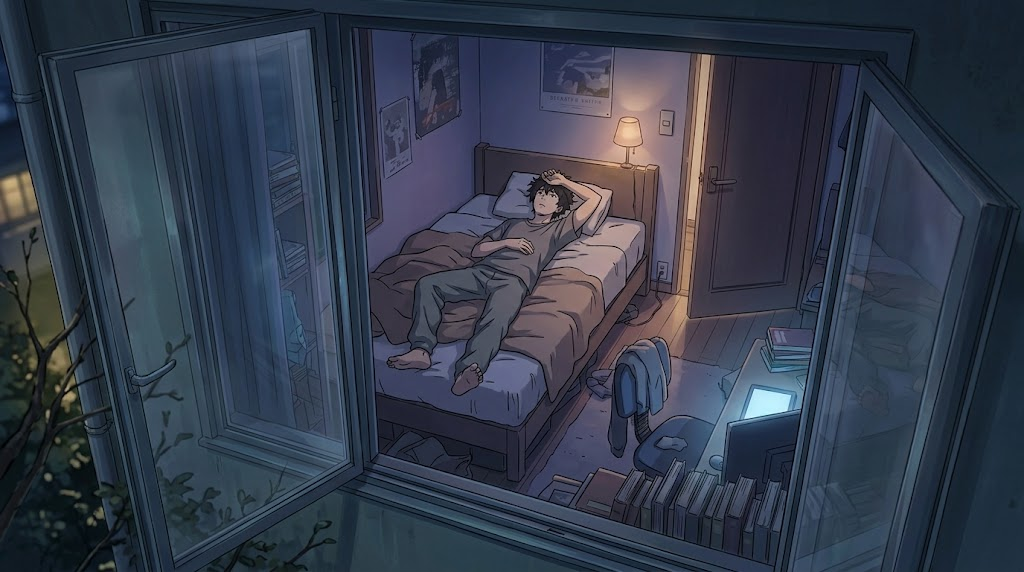
#> input picture assets/reference.png, 1024 x 572 px, found by its file name
$ python prepare_2d.py
#> lines starting #> are read from the running program, lines starting #| are printed output that depends on the picture; after the words box and inside, x2 and y2 are one past the last pixel; in counts of white or black regions, pixels touching at a corner belong together
### scripts/luminal_images.py
"""Luminal image-only client. Credentials stay outside the repository.
Never submits video generation. Async IDs and costs are persisted for safe resume.
"""
import json, os, time, uuid, urllib.request, urllib.error
from pathlib import Path
ROOT=Path(__file__).resolve().parent.parent
CONFIG=Path.home()/'.config/code-anime/luminal.json'
JOBS=ROOT/'output/2d/jobs';JOBS.mkdir(parents=True,exist_ok=True)
PRICE={'very_low':.008,'low':.03,'medium':.06,'high':.20}
CAP=15.0

def request(path, body=None, content_type=None):
 cfg=json.loads(CONFIG.read_text()); headers={'Api-Key':cfg['api_key']}
 if content_type:headers['Content-Type']=content_type
 req=urllib.request.Request(cfg['image_base_url']+path,data=body,headers=headers)
 try:
  with urllib.request.urlopen(req,timeout=90) as r:return r.status,{k.lower():v for k,v in r.headers.items()},json.loads(r.read())
 except urllib.error.HTTPError as e:
  detail=e.read().decode()[:2000]
  raise RuntimeError(f'HTTP {e.code}: {detail}') from None

def multipart(fields,files):
 boundary='----anime'+uuid.uuid4().hex;data=[]
 for k,v in fields.items():data.extend([f'--{boundary}\r\nContent-Disposition: form-data; name="{k}"\r\n\r\n{v}\r\n'.encode()])
 for k,path in files:
  p=Path(path);data.extend([f'--{boundary}\r\nContent-Disposition: form-data; name="{k}"; filename="{p.name}"\r\nContent-Type: image/png\r\n\r\n'.encode(),p.read_bytes(),b'\r\n'])
 data.append(f'--{boundary}--\r\n'.encode());return b''.join(data),'multipart/form-data; boundary='+boundary

def submit(name,image,prompt,mask=None,refs=(),quality='medium',seed=8311):
 path=JOBS/(name+'.json')
 if path.exists():return json.loads(path.read_text())
 spent=sum(j.get('reserved_usd',0) for p in JOBS.glob('*.json') for j in [json.loads(p.read_text())])
 if spent+PRICE[quality]>CAP:raise RuntimeError('Local $15 image request ceiling reached')
 files=[('image',image)]+([('mask',mask)] if mask else [])+[('reference_images',r) for r in refs]
 body,ctype=multipart({'prompt':prompt,'quality':quality,'num_images':'1','async':'true','seed':str(seed)},files)
 # Write a submitting record BEFORE POST. An uncertain network outcome is never blindly retried.
 job={'name':name,'state':'submitting','prompt':prompt,'quality':quality,'source':str(image),'mask':str(mask),'reserved_usd':PRICE[quality],'submitted_ms':int(time.time()*1000)}
 path.write_text(json.dumps(job,indent=2))
 try:status,headers,result=request('/v2/image/precise-edit/ideogram-4-5',body,ctype)
 except Exception as e:
  job['state']='submission_uncertain';job['error']=str(e);path.write_text(json.dumps(job,indent=2));raise
 job.update({'state':'pending','generation_id':result.get('generation_id') or headers.get('x-luminal-generation-id'),'response':result,'submit_headers':{k:v for k,v in headers.items() if k.lower().startswith('x-luminal')}})
 if not job['generation_id']:raise RuntimeError('Missing generation ID; reconcile record before retry')
 path.write_text(json.dumps(job,indent=2));print('Submitted',name,job['generation_id'],flush=True);return job

# [15 lines left out: function poll, not called in this run]

# [10 lines that do not run on import are left out]

### scripts/prepare_2d.py
from pathlib import Path
from PIL import Image,ImageDraw
import sys
sys.path.insert(0,str(Path(__file__).resolve().parent))
from luminal_images import submit,ROOT
source=ROOT/'assets/2d/reference.png'
im=Image.open(source);w,h=im.size
#> further down, im is the input picture: PIL image 1024x572 RGB; mean R, G, B 51.9, 60.2, 75.5
#> after `w, h = im.size`: w = 1024; h = 572
mask=Image.new('L',(w,h),255);d=ImageDraw.Draw(mask)
#> after `mask = Image.new('L', (w, h), 255)`: mask: PIL image 1024x572 L; every value is 255
d.polygon([(385,160),(604,148),(639,122),(696,115),(740,164),(736,331),(661,404),(585,434),(414,430),(377,323)],fill=0)
# Protect the foreground chair; moving character must pass behind it.
d.polygon([(614,321),(648,318),(664,342),(674,376),(661,425),(634,435),(606,396)],fill=255)
mask.save(ROOT/'assets/2d/action_mask.png')
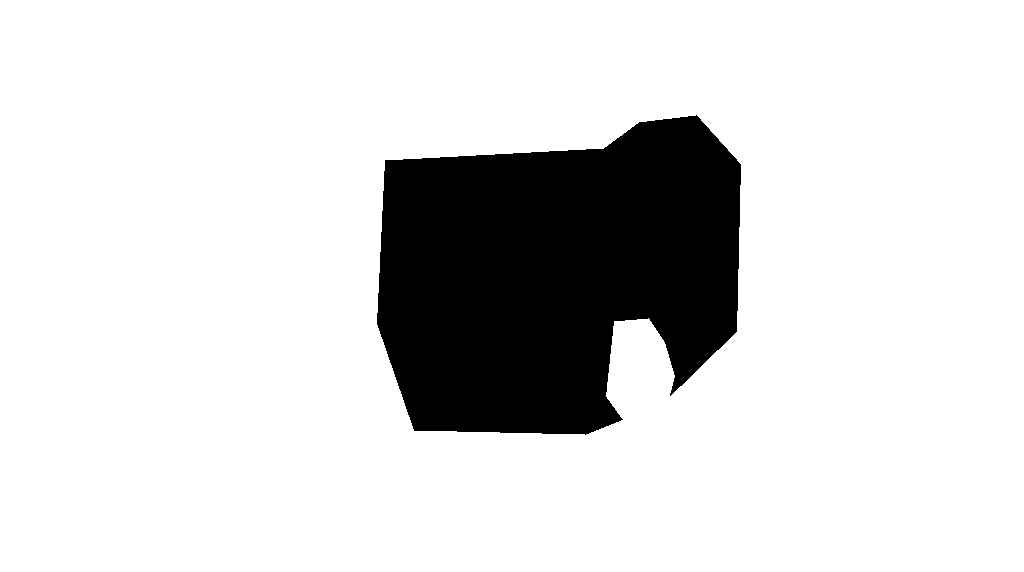
#> saved as action_mask.png: PIL image 1024x572 L; 84.6% white; 1 black region, box (x1, y1, x2, y2) and area: (377, 115, 741, 435) 90043
openmask=mask.copy();d=ImageDraw.Draw(openmask)
d.polygon([(658,59),(801,68),(781,298),(657,310)],fill=0)
openmask.save(ROOT/'assets/2d/door_mask.png')
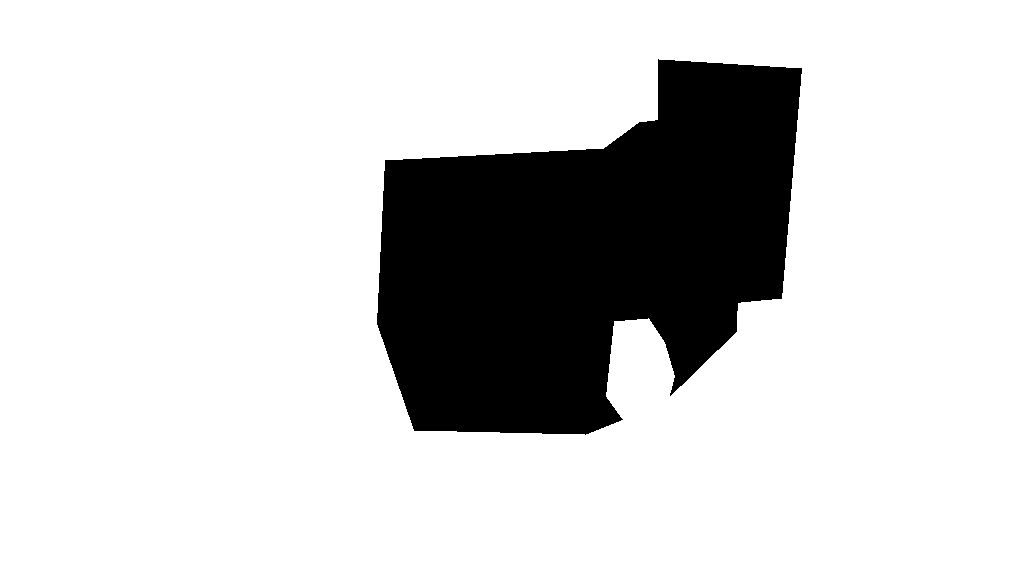
#> saved as door_mask.png: PIL image 1024x572 L; 81.6% white; 1 black region, box (x1, y1, x2, y2) and area: (377, 59, 802, 435) 107804
COMMON='Edit this single anime animation drawing. Keep the exact same fixed exterior window camera, 2D hand-drawn anime linework, detailed painted background, cool blue night colors, warm bedside light and perspective. Keep the young man exactly the same person: short messy black hair, gray loose short-sleeved T-shirt, charcoal-gray pants, bare feet, slim natural human anatomy. There is ONLY ONE man. Move him out of his old pose, restoring the empty bed and pillow where he previously lay. No duplicate or ghost person. Do not change window, walls, posters, desk, chair, lamp or other furniture. No 3D rendering, no simplified shapes, no text. '
TESTS={
 'test_sit': 'He is now sitting upright on the RIGHT long edge of the bed nearest the narrow aisle, around the middle of the mattress. His hips are on the mattress edge around image pixel (548,292), head around(550,198), torso upright, knees bent and bare feet lowered to the floor around(584,365). He faces the rear-right bedroom door. Both hands lightly brace the mattress beside hips. The bedding is rumpled underneath him. Draw this exact single seated pose naturally in the source anime style. Keep the bedroom door CLOSED.',
 'test_stand':'He has got out of bed and now stands in the narrow floor aisle on the right of the bed, BEHIND the foreground chair, near the headboard end. Bare feet planted around pixel(630,347), head around(635,150). His back and left three-quarter side face the camera; he faces the CLOSED bedroom door. Arms hang naturally, body weight on both feet. The bed is now completely empty. Keep the man naturally scaled to the room and preserve his exact design.',
 'test_open':'He is standing in the aisle directly before the rear-right bedroom doorway. Bare feet around pixel(652,320), head around(663,126). He faces into the doorway, back/three-quarter side toward the camera. His right hand holds the metal lever handle. The bedroom door is swung visibly OPEN about70degrees INTO the hallway, revealing a dark warmly edged hallway opening. The hinges remain on the right jamb of the original door and the leaf pivots around them. No second door or impossible geometry. He has just opened the door and pauses at the threshold. The bed is empty. Preserve source anime details and all foreground furniture.'}
if __name__=='__main__':
 for name,pose in TESTS.items():submit(name,source,COMMON+pose,ROOT/'assets/2d/door_mask.png' if name=='test_open' else ROOT/'assets/2d/action_mask.png',refs=[source],quality='high')
#> (the run stopped early here; a loop or call above may not have finished)
